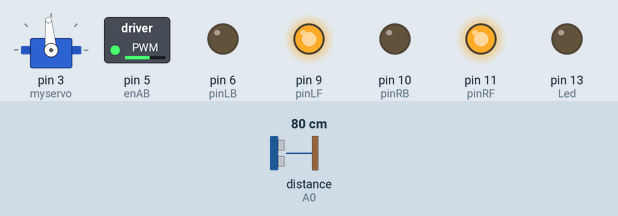
This sketch was run on a simulated Arduino Uno, built with avr-gcc and run on an emulated ATmega328P. Shown: servo, switched loads named in the sketch (green lamp = pin HIGH), output pins drawn as LEDs (lit = HIGH). Wiring (inferred from the names in the program): ultrasonic range finder: trigger A1; echo A0. The test bench sets the inputs (shaded band); at power-on: distance to the obstacle (sensor on A0) 80 cm. The echo pulse lasts 58.3 µs per cm; pins used as bus, display or sensor lines are not drawn.

Above: at 2.2 s.
2.3 s: distance to the obstacle (sensor on A0) set to 39 cm
3.8 s: distance to the obstacle (sensor on A0) set to 32 cm
At 4.07 s:
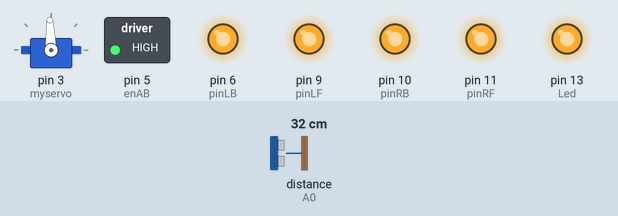
At 4.68 s:
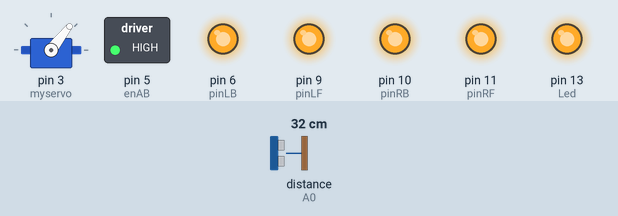
6.8 s: distance to the obstacle (sensor on A0) set to 35 cm
At 9.6 s:
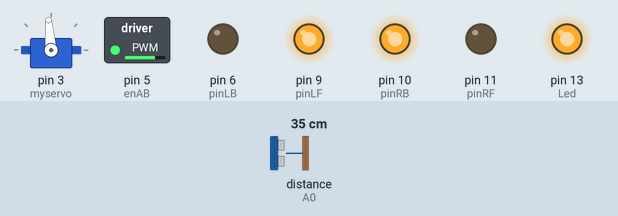
Timing chart, 0 to 15.8 s (numbered marks = the images above; inputs shaded):
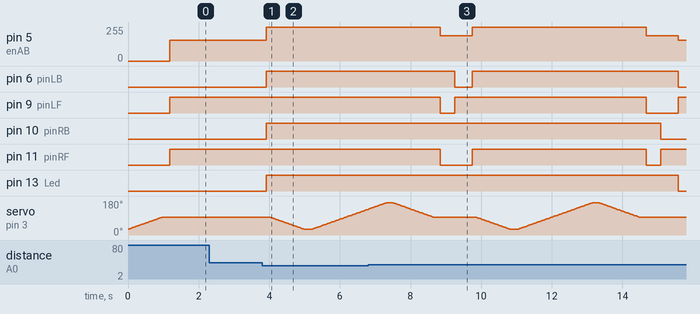

Measured:
- the behaviour switches between 36 and 35 cm on distance to the obstacle (sensor on A0) (found by bisection; images 0 and 1)
- the behaviour switches between 32 and 33 cm on distance to the obstacle (sensor on A0) (found by bisection; images 2 and 3)
- after the input at 2.3 s, every drawn part: stays the same
- after the input at 3.8 s, pin 5 (enAB): 157/255 → 255/255 after 0.12 s; pin 6 (pinLB), pin 10 (pinRB), pin 13 (Led): LOW → HIGH after 0.12 s
- after the input at 6.8 s, pin 6 (pinLB): HIGH → LOW after 2.4 s, → HIGH 0.50 s later, → LOW 5.8 s later; pin 13 (Led): HIGH → LOW after 8.8 s

The sketch:

SmartUltrasonicObstacleAvoidanceCar.ino
```cpp
/*
L=left
R=right
F=forward
B=backward
*/

#include <Servo.h>

int enAB=5; // PWM speed control
int pinLB=6; // define 6 pin left backward
int pinLF=9; // define 9 pin left forward
int pinRB=10; // define 10 pin left right backward
int pinRF=11; // define 11 pin left right forward
int inputPin = A0; // define ultrasonic signal receiving pin
int outputPin =A1; // define ultrasonic signal transmission pin
int Fspeedd = 0; // forward speed
int Rspeedd = 0; // turning right speed
int Lspeedd = 0; // turning left speed
int directionn = 0; // forward=8 backward=2 left=4 right=6
Servo myservo; // set myservo
int delay_time = 200; // stabilizing time of servo motor after turning
int Fgo = 8; // forward
int Rgo = 6; // turn right
int Lgo = 4; // turn left
int Bgo = 2; // backward
int Led = 13; // Onboard LED
int servoLastDegree = 30; // servoLastDegree

void setup() {
  Serial.begin(9600); // define motor output pin
  pinMode(Led, OUTPUT); // Onboard LED
  pinMode(enAB,OUTPUT); // PWM speed control
  pinMode(pinLB,OUTPUT); // pin 8 (PWM)
  pinMode(pinLF,OUTPUT); // pin 9 (PWM)
  pinMode(pinRB,OUTPUT); // pin 10 (PWM)
  pinMode(pinRF,OUTPUT); // pin 11 (PWM)
  pinMode(inputPin, INPUT); // define ultrasonic input pin
  pinMode(outputPin, OUTPUT); // define ultrasonic output pin
  myservo.attach(3); // define the fifth pin of servo motor(PWM)
}

void advance(int a) {// forward
  analogWrite(enAB,157); //50%
  digitalWrite(pinRB,LOW); // let motor act(right back)
  digitalWrite(pinRF,HIGH);
  digitalWrite(pinLB,LOW); // let motor act(left back)
  digitalWrite(pinLF,HIGH);
  delay(a * 100);
}

void right(int b) {//turn right(single wheel)
  analogWrite(enAB,191); //75%
  digitalWrite(pinRB,LOW); //let motor act(right back)
  digitalWrite(pinRF,HIGH);
  digitalWrite(pinLB,HIGH);
  digitalWrite(pinLF,HIGH);
  delay(b * 100);
}

void left(int c) {//turn left(single wheel)
  analogWrite(enAB,191); //75%
  digitalWrite(pinRB,HIGH);
  digitalWrite(pinRF,HIGH);
  digitalWrite(pinLB,LOW); //let motor act(left back)
  digitalWrite(pinLF,HIGH);
  delay(c * 100);
}

void turnR(int d) {//turn right(double wheel)
  analogWrite(enAB,191); //75%
  digitalWrite(pinRB,LOW); //let motor act(right back)
  digitalWrite(pinRF,HIGH);
  digitalWrite(pinLB,HIGH);
  digitalWrite(pinLF,LOW); //let motor act(left front)
  delay(d * 100);
}

void turnL(int e) {//turn left(double wheel)
  analogWrite(enAB,191); //75%
  digitalWrite(pinRB,HIGH);
  digitalWrite(pinRF,LOW); //let motor act(right front)
  digitalWrite(pinLB,LOW); //let motor act(left back)
  digitalWrite(pinLF,HIGH);
  delay(e * 100);
}

void stopp(int f) {//stop
  analogWrite(enAB,255); //100%
  digitalWrite(pinRB,HIGH);
  digitalWrite(pinRF,HIGH);
  digitalWrite(pinLB,HIGH);
  digitalWrite(pinLF,HIGH);
  delay(f * 100);
}

void back(int g) {//backward
  analogWrite(enAB,191); //75%
  digitalWrite(pinRB,HIGH); //let motor act(right back)
  digitalWrite(pinRF,LOW);
  digitalWrite(pinLB,HIGH); //let motor act(left back)
  digitalWrite(pinLF,LOW);
  delay(g * 100);
}

void ledOn() {
  digitalWrite(Led, HIGH);   // turn the LED on (HIGH is the voltage level)
}

void ledOff() {
  digitalWrite(Led, LOW);    // turn the LED off by making the voltage LOW
}

void detection() {//measure three angles(0.90.179)
  ask_pin_F(); // read distance ahead
  if(Fspeedd < 20) { // if distance ahead is less than 10cm
    ledOn();
    stopp(1); // Clear output data
    //back(4); // backward for 0.2 sec
  }
  if(Fspeedd < 35) { // if distance ahead is less than 25cm
    ledOn();
    stopp(1); // Clear output data
    ask_pin_L(); // read distance on the left side
    //delay(delay_time); // wait for the servo to stabilize
    ask_pin_R(); // ead distance on the right side
    //delay(delay_time); // wait for the servo to stabilize
    ask_pin_F(); // read distance ahead
    //delay(delay_time); // wait for the servo to stabilize
    if(Lspeedd > Rspeedd) { //if the distance on the left side is larger than that of the right side
      directionn = Rgo; //go leftwards
    } else if(Lspeedd <= Rspeedd) {//if the distance on the left side is no more than that of the right side
      directionn = Lgo; //go rightwards
    } else if (Lspeedd < 20 && Rspeedd < 20) {//if the distance on both sides is less than 10cm
      directionn = Bgo; //go backwards
    }
  } else {//if the distance ahead if no less than 25cm
    ledOff();
    directionn = Fgo; //go forward
  }
}

void moveServo(int degree) {
  if (servoLastDegree < degree) {
    while (servoLastDegree < degree) {
      servoLastDegree++;
      myservo.write(servoLastDegree);
      //Serial.print("servoLastDegree < degree: ");
      //Serial.println(servoLastDegree);
      delay(15);
    }
  } else if (servoLastDegree > degree) {
    while (servoLastDegree > degree) {
      servoLastDegree--;
      myservo.write(servoLastDegree);
      //Serial.print("servoLastDegree > degree: ");
      //Serial.println(servoLastDegree);
      delay(15);
    }
  }
  servoLastDegree = degree;
}

void ask_pin_F() {// measure distance ahead
  moveServo(95);
  delay(delay_time); // wait for the servo to stabilize
  digitalWrite(outputPin, LOW); // let ultrasonic transmit low voltage 2μ s
  delayMicroseconds(2);
  digitalWrite(outputPin, HIGH); // let ultrasonic transmit hight voltage 10μ s, at least 10μ s here
  delayMicroseconds(10);
  digitalWrite(outputPin, LOW); // keep ultrasonic transmitting low voltage
  float Fdistance = pulseIn(inputPin, HIGH); // read time gap
  Fdistance = Fdistance/5.8/10; // convert time into distance(unit:cm)
  //Serial.print("F distance:"); //output distance(unit:cm)
  //Serial.println(Fdistance); //display distance
  Fspeedd = Fdistance; // read distance into Fspeedd(forward speed)
}

void ask_pin_L() {// measure distance on the left side
  moveServo(30);
  delay(delay_time); // wait for the servo to stabilize
  digitalWrite(outputPin, LOW); // let ultrasonic transmit low voltage 2μ s
  delayMicroseconds(2);
  digitalWrite(outputPin, HIGH); // let ultrasonic transmit hight voltage 10μ s, at least 10μ s here
  delayMicroseconds(10);
  digitalWrite(outputPin, LOW); // keep ultrasonic transmitting low voltage
  float Ldistance = pulseIn(inputPin, HIGH); // read time gap
  Ldistance = Ldistance/5.8/10; // convert time into distance(unit:cm)
  //Serial.print("L distance:"); //output distance(unit:cm)
  //Serial.println(Ldistance); //display distance
  Lspeedd = Ldistance; // read distance into Lspeedd(Leftward speed)
}

void ask_pin_R() {// measure distance on the right side
  moveServo(170);
  delay(delay_time); // wait for the servo to stabilize
  digitalWrite(outputPin, LOW); // let ultrasonic transmit low voltage 2μ s
  delayMicroseconds(2);
  digitalWrite(outputPin, HIGH); // let ultrasonic transmit high voltage 10μ s, at least 10μ s here
  delayMicroseconds(10);
  digitalWrite(outputPin, LOW); // keep ultrasonic transmitting low voltage
  float Rdistance = pulseIn(inputPin, HIGH); // read time gap
  Rdistance = Rdistance/5.8/10; // convert time into distance(unit:cm)
  //Serial.print("R distance:"); //output distance(unit:cm)
  //Serial.println(Rdistance); //display distance
  Rspeedd = Rdistance; // read distance into Rspeedd(rightward speed)
}

void loop() {
  moveServo(95);
  detection(); //measure angle and decide moving direction
  if(directionn == 2) {//if directionn(direction) = 2(backward)
    back(4); // backward(car)
    turnL(1); //slightly move leftwards(prevent from being stuck in blind alley)
    //Serial.print(" Reverse "); //display direction(backward)
  }
  if(directionn == 6) {//if directionn(direction) = 6(rightward)
    back(4);
    turnR(3); // turn right
    //Serial.print(" Right "); //display direction(turn left)
  }
  if(directionn == 4) { //if directionn(direction) = 4(turn left)
    back(4);
    turnL(3); // turn left
    //Serial.print(" Left "); //display direction(turn right)
  }
  if(directionn == 8) { //if directionn(direction) = 8(forward)
    advance(1); // go forward as normal
    //Serial.print(" Advance "); //display direction(forward)
  }
}
```
